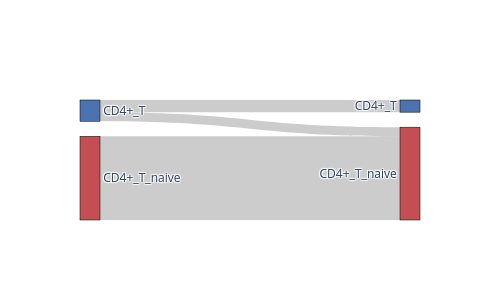

Notebook source saved alongside this figure:
### Code cell
import plotly.graph_objects as go

from itertools import product


clusters_before = adata_CD4_Naive.obs.author_cell_type.unique().tolist()
clusters_after = adata_CD4_Naive.obs.author_cell_type_fine.unique().tolist()
change = {}

for ct in adata_CD4_Naive.obs["author_cell_type"].unique():
    change[ct] = adata_CD4_Naive[adata_CD4_Naive.obs["author_cell_type"] == ct].obs["author_cell_type_fine"].value_counts().to_dict()

fig = go.Figure(data=[go.Sankey(
    node = dict(
      pad = 15,
      thickness = 20,
      line = dict(color = "black", width = 0.5),
      label = clusters_before + clusters_after,
      color = ["#4C72B0", "#C44E52", "#4C72B0", "#C44E52"]
    ),
    link = dict(
      source = np.repeat(np.arange(len(clusters_before)), len(clusters_after)),
      target = np.tile(np.arange(len(clusters_before), len(clusters_after) + len(clusters_before)), len(clusters_before)),
      value = [change[ct1].get(ct2, 0) for ct1, ct2 in product(clusters_before, clusters_after)]
  ))])

fig.update_layout(
    width=500, height=300
)
fig.write_image("cluster_change_REF_CD4_Naive.svg")

fig.show()

### Figure 1 — Plotly figure (JSON) as saved in the notebook; plotly's stock layout.template omitted (floating-point values rounded to 4 significant figures)
{"data": [{"link": {"source": [0, 0, 1, 1], "target": [2, 3, 2, 3], "value": [22936, 17164, 0, 157616]}, "node": {"color": ["#4C72B0", "#C44E52", "#4C72B0", "#C44E52"], "label": ["CD4+_T", "CD4+_T_naive", "CD4+_T", "CD4+_T_naive"], "line": {"color": "black", "width": 0.5}, "pad": 15, "thickness": 20}, "type": "sankey"}], "layout": {"height": 300, "width": 500}}
